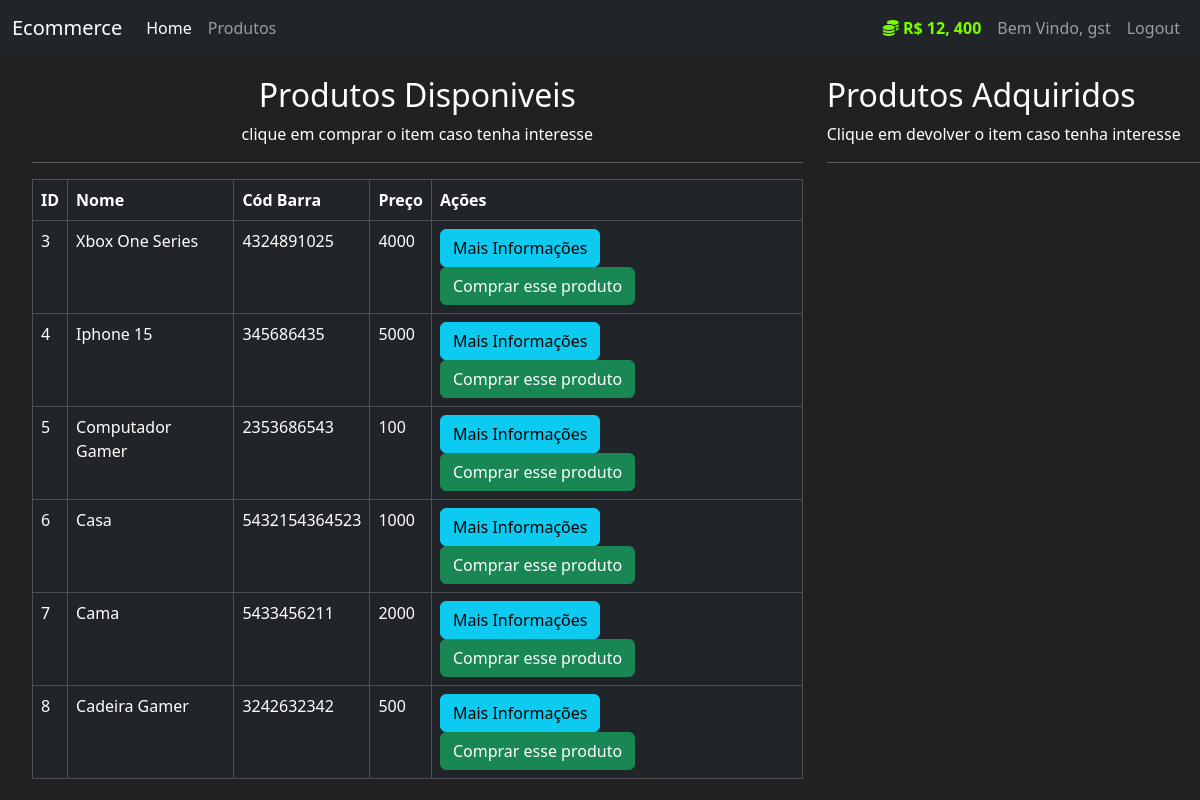
/produtos (signed in), run on the app's committed database.
### mercado/models.py (models this page shows, shortened)
class User(db.Model, UserMixin):
    id = db.Column(db.Integer, primary_key=True)
    usuario = db.Column(db.String(length=30), nullable=False, unique = True)
    email = db.Column(db.String(length=50), nullable=False, unique = True)
    senha = db.Column(db.String(length=60), nullable=False, unique = True)
    valor = db.Column(db.Integer, nullable=False, default=5000)
    itens = db.relationship('Item', backref='dono_user',lazy=True)
    @property
    def formataValor(self):
        if len(str(self.valor)) >= 4:
            return f"R$ {str(self.valor)[:-3]}, {str(self.valor)[-3:]}"
        else:
            return f"R$ {self.valor}"
    @property
    def senhacrip(self):
        return self.senhacrip

class Item(db.Model):
    id = db.Column(db.Integer, primary_key=True)
    nome = db.Column(db.String(length=30), nullable=False, unique = True)
    preco = db.Column(db.Integer,nullable=False)
    cod_barra = db.Column(db.String(length=12), nullable=False, unique = True)
    descricao = db.Column(db.String(length=1024), nullable=False, unique = True)
    dono = db.Column(db.Integer, db.ForeignKey('user.id'))

### mercado/routes.py (the view, shortened to what this page needs)
@app.route('/produtos', methods=['GET', 'POST'])
@login_required
def page_produto():
    compra_form = CompraProdutoForm()
    venda_form = VendaProdutoForm()
    itens = Item.query.filter_by(dono=None)
    dono_itens = Item.query.filter_by(dono=current_user.id)
    return render_template("produtos.html", itens=itens, compra_form=compra_form, dono_itens=dono_itens, venda_form=venda_form)

### mercado/models.py (called while the page is built)
@login_manager.user_loader
def load_user(user_id):
    return User.query.get(int(user_id))

### mercado/templates/produtos.html (shortened to what this page needs)
{% extends 'base.html' %}
{% block conteudo %}
    <div class="row" style="margin-top: 20px; margin-left: 20px;">
        <div class="col-8">
            <h2 style="text-align: center;">Produtos Disponiveis</h2>
            <p style="text-align: center;">clique em comprar o item caso tenha interesse</p>
            <hr>
            <table class="table table-hover table-dark table-bordered">
                <thead>
                    <tr>
                        <th scope="col">ID</th>
                        <th scope="col">Nome</th>
                        <th scope="col">Cód Barra</th>
                        <th scope="col">Preço</th>
                        <th scope="col">Ações</th>
                    </tr>
                </thead>
                <tbody>
                    {% for item in itens %}
                    <tr>
                        <td>{{item.id}}</td>
                        <td>{{item.nome}}</td>
                        <td>{{item.cod_barra}}</td>
                        <td>{{item.preco}}</td>
                        <td>
                            <button data-bs-toggle="modal" data-bs-target="#exampleModal-{{item.id}}" class="btn btn-outline btn-info">Mais Informações</button>
                            <button data-bs-toggle="modal" data-bs-target="#exampleModalCompra-{{item.id}}" class="btn btn-outline btn-success">Comprar esse produto</button>
                        </td>
                    </tr>
                    {% endfor %}
                </tbody>
            </table>
        </div>
        <div class="col-4">
            <h2>Produtos Adquiridos</h2>
            <p>Clique em devolver o item caso tenha interesse</p>
            <hr>
          </div>
      </div>
{% endblock %}

### mercado/templates/base.html (shortened to what this page needs)
<!DOCTYPE html>
<html lang="en">
<head>
    <link rel="stylesheet" href="https://cdn.jsdelivr.net/npm/bootstrap@5.3.3/dist/css/bootstrap.min.css"
        rel="stylesheet"
>
</head>
<body>
    <nav class="navbar navbar-expand-lg navbar-dark bg-dark">
        <div class="container-fluid">
            <a class="navbar-brand" href="#">Ecommerce</a>
            <div class="collapse navbar-collapse" id="navbarSupportedContent">
                <div class="navbar-nav me-auto">
                    <a class="nav-link active" aria-current="page" href="{{url_for('page_home')}}">Home</a>
                    <a class="nav-link" href="{{url_for('page_produto')}}">Produtos</a>
                </div>
                {% if current_user.is_authenticated %}
                <div class="navbar-nav ms-auto">
                    <a class="nav-link" style="color:lawngreen; font-weight: bold;">
                        <i class="fas fa-coins"></i>
                        {{ current_user.formataValor }}
                    </a>
                    <a class="nav-link">Bem Vindo, {{ current_user.usuario }}</a>
                    <a class="nav-link" href="{{url_for('page_logout')}}">Logout</a>
                </div>
                {% else %}
                <div class="navbar-nav ms-auto">
                    <a class="nav-link" href="{{url_for('page_login')}}">Login</a>
                    <a class="nav-link" href="{{url_for('page_cadastro')}}">Cadastro</a>
                </div>
                {% endif %}
            </div>
        </div>
    </nav>
    {% block conteudo %}
    {% endblock %}
</body>
</html>

### mercado/templates/base.html (style rules this page uses)
body { background-color: #212121; color: white; }

### data on the page
User: formataValor "R$ 12, 400", usuario "gst"
Item: id "3", nome "Xbox One Series", cod_barra "4324891025", preco "4000"
Item: id "4", nome "Iphone 15", cod_barra "345686435", preco "5000"
Item: id "5", nome "Computador Gamer", cod_barra "2353686543", preco "100"
Item: id "6", nome "Casa", cod_barra "5432154364523", preco "1000"
Item: id "7", nome "Cama", cod_barra "5433456211", preco "2000"
Item: id "8", nome "Cadeira Gamer", cod_barra "3242632342", preco "500"
